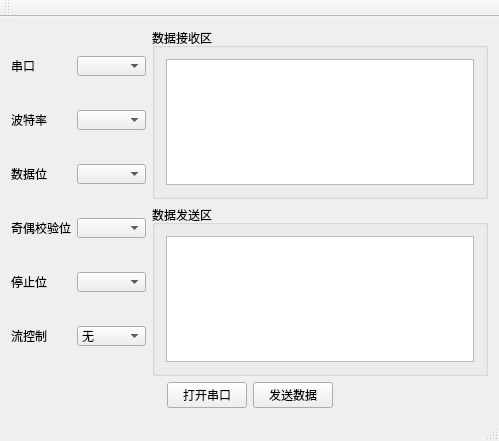
<?xml version="1.0" encoding="UTF-8"?>
<ui version="4.0">
 <class>MainWindow</class>
 <widget class="QMainWindow" name="MainWindow">
  <property name="geometry">
   <rect>
    <x>0</x>
    <y>0</y>
    <width>499</width>
    <height>441</height>
   </rect>
  </property>
  <property name="windowTitle">
   <string>MainWindow</string>
  </property>
  <widget class="QWidget" name="centralWidget">
   <layout class="QGridLayout" name="gridLayout">
    <item row="0" column="0">
     <layout class="QVBoxLayout" name="verticalLayout_3">
      <item>
       <layout class="QHBoxLayout" name="horizontalLayout_8">
        <item>
         <layout class="QVBoxLayout" name="verticalLayout">
          <item>
           <layout class="QHBoxLayout" name="horizontalLayout">
            <item>
             <widget class="QLabel" name="lblPortName">
              <property name="text">
               <string>串口</string>
              </property>
             </widget>
            </item>
            <item>
             <widget class="QComboBox" name="cmbPortName">
              <property name="minimumSize">
               <size>
                <width>69</width>
                <height>20</height>
               </size>
              </property>
              <property name="maximumSize">
               <size>
                <width>69</width>
                <height>20</height>
               </size>
              </property>
             </widget>
            </item>
           </layout>
          </item>
          <item>
           <layout class="QHBoxLayout" name="horizontalLayout_2">
            <item>
             <widget class="QLabel" name="lblBaudRte">
              <property name="text">
               <string>波特率</string>
              </property>
             </widget>
            </item>
            <item>
             <widget class="QComboBox" name="cmbBaudRate">
              <property name="minimumSize">
               <size>
                <width>69</width>
                <height>20</height>
               </size>
              </property>
              <property name="maximumSize">
               <size>
                <width>69</width>
                <height>20</height>
               </size>
              </property>
             </widget>
            </item>
           </layout>
          </item>
          <item>
           <layout class="QHBoxLayout" name="horizontalLayout_3">
            <item>
             <widget class="QLabel" name="lblDataBits">
              <property name="text">
               <string>数据位</string>
              </property>
             </widget>
            </item>
            <item>
             <widget class="QComboBox" name="cmbDataBits">
              <property name="minimumSize">
               <size>
                <width>69</width>
                <height>20</height>
               </size>
              </property>
              <property name="maximumSize">
               <size>
                <width>69</width>
                <height>20</height>
               </size>
              </property>
             </widget>
            </item>
           </layout>
          </item>
          <item>
           <layout class="QHBoxLayout" name="horizontalLayout_4">
            <item>
             <widget class="QLabel" name="lblParity">
              <property name="text">
               <string>奇偶校验位</string>
              </property>
             </widget>
            </item>
            <item>
             <widget class="QComboBox" name="cmbParity">
              <property name="minimumSize">
               <size>
                <width>69</width>
                <height>20</height>
               </size>
              </property>
              <property name="maximumSize">
               <size>
                <width>69</width>
                <height>20</height>
               </size>
              </property>
             </widget>
            </item>
           </layout>
          </item>
          <item>
           <layout class="QHBoxLayout" name="horizontalLayout_5">
            <item>
             <widget class="QLabel" name="lblStopBits">
              <property name="text">
               <string>停止位</string>
              </property>
             </widget>
            </item>
            <item>
             <widget class="QComboBox" name="cmbStopBits">
              <property name="minimumSize">
               <size>
                <width>69</width>
                <height>20</height>
               </size>
              </property>
              <property name="maximumSize">
               <size>
                <width>69</width>
                <height>20</height>
               </size>
              </property>
             </widget>
            </item>
           </layout>
          </item>
          <item>
           <layout class="QHBoxLayout" name="horizontalLayout_6">
            <item>
             <widget class="QLabel" name="lblFlowControl">
              <property name="text">
               <string>流控制</string>
              </property>
             </widget>
            </item>
            <item>
             <widget class="QComboBox" name="cmbFlowControl">
              <property name="minimumSize">
               <size>
                <width>69</width>
                <height>20</height>
               </size>
              </property>
              <property name="maximumSize">
               <size>
                <width>69</width>
                <height>20</height>
               </size>
              </property>
              <item>
               <property name="text">
                <string>无</string>
               </property>
              </item>
             </widget>
            </item>
           </layout>
          </item>
         </layout>
        </item>
        <item>
         <layout class="QVBoxLayout" name="verticalLayout_2">
          <item>
           <widget class="QGroupBox" name="groupBox">
            <property name="title">
             <string>数据接收区</string>
            </property>
            <layout class="QGridLayout" name="gridLayout_2">
             <item row="0" column="0">
              <widget class="QTextEdit" name="teReceiveData"/>
             </item>
            </layout>
           </widget>
          </item>
          <item>
           <widget class="QGroupBox" name="groupBox_2">
            <property name="title">
             <string>数据发送区</string>
            </property>
            <layout class="QGridLayout" name="gridLayout_3">
             <item row="0" column="0">
              <widget class="QTextEdit" name="teSendData"/>
             </item>
            </layout>
           </widget>
          </item>
         </layout>
        </item>
       </layout>
      </item>
      <item>
       <layout class="QHBoxLayout" name="horizontalLayout_7">
        <item>
         <spacer name="horizontalSpacer">
          <property name="orientation">
           <enum>Qt::Horizontal</enum>
          </property>
          <property name="sizeHint" stdset="0">
           <size>
            <width>40</width>
            <height>20</height>
           </size>
          </property>
         </spacer>
        </item>
        <item>
         <widget class="QPushButton" name="btnOpen">
          <property name="text">
           <string>打开串口</string>
          </property>
         </widget>
        </item>
        <item>
         <widget class="QPushButton" name="btnSend">
          <property name="text">
           <string>发送数据</string>
          </property>
         </widget>
        </item>
        <item>
         <spacer name="horizontalSpacer_2">
          <property name="orientation">
           <enum>Qt::Horizontal</enum>
          </property>
          <property name="sizeHint" stdset="0">
           <size>
            <width>40</width>
            <height>20</height>
           </size>
          </property>
         </spacer>
        </item>
       </layout>
      </item>
     </layout>
    </item>
   </layout>
  </widget>
  <widget class="QMenuBar" name="menuBar">
   <property name="geometry">
    <rect>
     <x>0</x>
     <y>0</y>
     <width>499</width>
     <height>23</height>
    </rect>
   </property>
  </widget>
  <widget class="QToolBar" name="mainToolBar">
   <attribute name="toolBarArea">
    <enum>TopToolBarArea</enum>
   </attribute>
   <attribute name="toolBarBreak">
    <bool>false</bool>
   </attribute>
  </widget>
  <widget class="QStatusBar" name="statusBar"/>
 </widget>
 <layoutdefault spacing="6" margin="11"/>
 <resources/>
 <connections/>
</ui>
